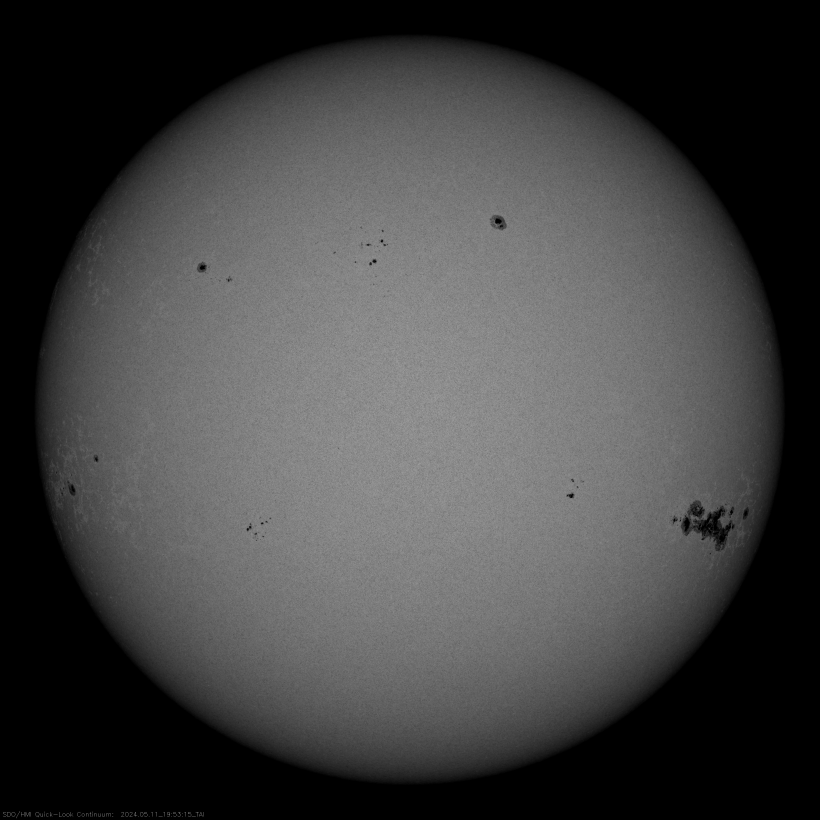
#> input picture HW4/latest_4096_HMII.jpg, 4096 x 4096 px, found by its file name (shown at 1/5 size)
$ python hw4.py
#> lines starting #> are read from the running program, lines starting #| are printed output that depends on the picture
import numpy as np
from PIL import Image
import matplotlib.pyplot as plt
import requests


#question 1
Sun_link = "https://raw.githubusercontent.com/cchan011/Astro/main/HW4/latest_4096_HMII.jpg"
Sun = Image.open(requests.get(Sun_link, stream=True).raw) #grayscale mode
#> Sun is the input picture: PIL image 4096x4096 L; min 0, max 255, mean 65.7
SunData = np.array(Sun, dtype=int)
ExtratedLine = 2048

#print(Sun.mode)

#intensity
IntensityData = SunData[ExtratedLine,:] #doesnt have RGB values anymore, only 1 for grayscale
#> IntensityData = 4096 values, max 170 at index 1943, min 0 at index 0, mean 105.3
DataXAxis = np.linspace(start=0, stop=Sun.size[0], num=Sun.size[0])
#> DataXAxis = 4096 values from 0 to 4096

fig = plt.figure(0)
ax = plt.subplot()
ax.plot(DataXAxis, IntensityData, color = 'black', label = 'data')
ax.set_xlim([0,4095]) #0 to 4095
ax.set_ylim([0,255])
ax.set_xlabel('Pixels')
ax.set_ylabel('Intensity')
ax.set_title('Intensity graphed, based on the image')

#for the function, I will add the two opposite pixels together, get an average, then get distance
#from the JPL database, Photosphere radius of the Sun = 696500 km
a = 2047
b = 2048
Avg = []
while a >= 0 and b <=4095:
    AvgNumber = (IntensityData[a] + IntensityData[b])/2
    Avg.append(AvgNumber)
    a -= 1
    b += 1
#> this loop made 2048 passes
#> AvgNumber on passes 1 to 3: 135.5, 138, 140
#> after the loop, Avg = 2048 values, max 160.5 at index 104, min 0 at index 1879, mean 105.3; a = -1; b = 4096

#in order to find the edges of the Sun in pixel numbers, use the following two lines of code:
#Zeros = [i for i, x in enumerate(IntensityData) if x == 0]
#print(Zeros)
#using the zero array above, it shows that pixels 170 and 3927 are the edges.
#so the photosphere radius takes up 2047-170 = 1877 pixels.
scale = 696500 / 1877
DataXAxis2 = np.linspace(start=0, stop=len(Avg), num=len(Avg))
#> DataXAxis2 = 2048 values from 0 to 2048
Distance = DataXAxis2 * scale
#> Distance = 2048 values from 0 to 759953.1

fig1 = plt.figure(1)
ax1 = plt.subplot()
ax1.plot(Distance, Avg, color = 'black', label = 'distance')
ax1.ticklabel_format(style='sci', axis='x', scilimits=(0,0))
ax1.set_xlim([0,7.5e5])
ax1.set_ylim([0,255])
ax1.set_xlabel('Distance from center (km)')
ax1.set_ylabel('Intensity')
ax1.set_title('Observed intensity graphed, based on distance from center')

#since the HMI observes the Sun at 6173 angstrom, we can't use Bohm-Vitense a_lambda or b_lambda constants, and thus can't solve exactly
#the Eddington approximation is as follows:
#I(\theta)/I(0) = (2/5) + (3/5)cos(\theta)

angle = np.linspace(start=0, stop=np.pi/2, num=900)
IntensityTheoretical = (2/5) + (3/5)*np.cos(angle)
AngleAxis = angle*90/(np.pi/2)
#converting angles back to plane geometry distance
DistanceAxis = AngleAxis*696500/90

fig2 = plt.figure(2)
ax2 = plt.subplot()
ax2.plot(DistanceAxis, IntensityTheoretical, color = 'black', label = 'angle')
ax2.ticklabel_format(style='sci', axis='x', scilimits=(0,0))
ax2.set_xlim([0,7.5e5])
ax2.set_ylim([0,1])
ax2.set_xlabel('Distance from center (km)')
ax2.set_ylabel('Intensity function over intensity at zero angle')
ax2.set_title('Eddington approximation, based on distance from center')

#combined graph
#I(0) = 140, to match closer to observed intensity
fig3 = plt.figure(3)
ax3 = plt.subplot()
ax3.plot(Distance, Avg, color = 'red', label = 'Observed')
ax3.plot(DistanceAxis, IntensityTheoretical*140, color = 'green', label = 'Theoretical')
ax3.ticklabel_format(style='sci', axis='x', scilimits=(0,0))
ax3.set_xlim([0,7.5e5])
ax3.set_ylim([0,255])
ax3.set_xlabel('Distance from center (km)')
ax3.set_ylabel('Intensity')
ax3.set_title('Combined graph, with zero angle intensity = 140')
fig3.legend(loc = 2)


plt.show()
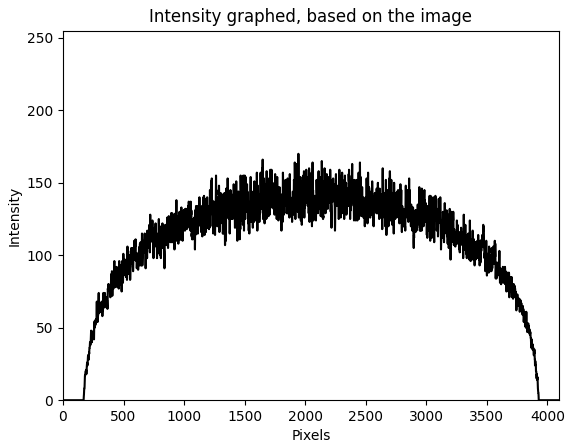
#> figure drawn by matplotlib, 1 panel; curve peaks at x = 1943.5, y = 170
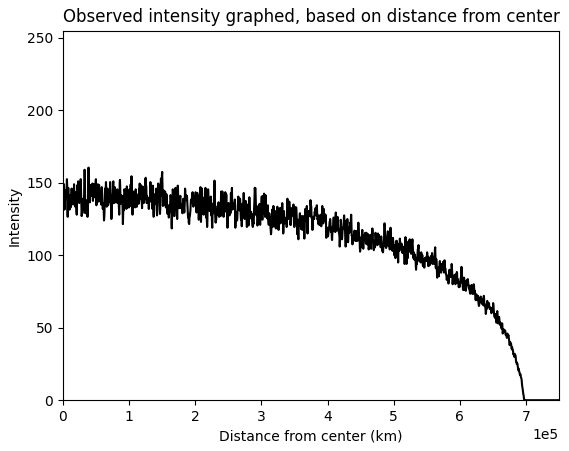
#> figure drawn by matplotlib, 1 panel; curve peaks at x = 38610.2, y = 160.5
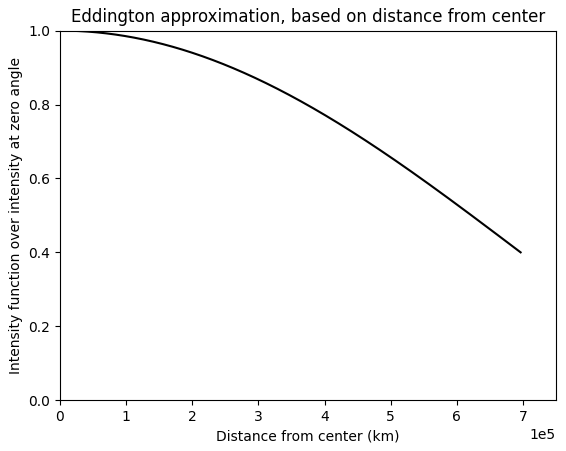
#> figure drawn by matplotlib, 1 panel; curve peaks at x = 0, y = 1
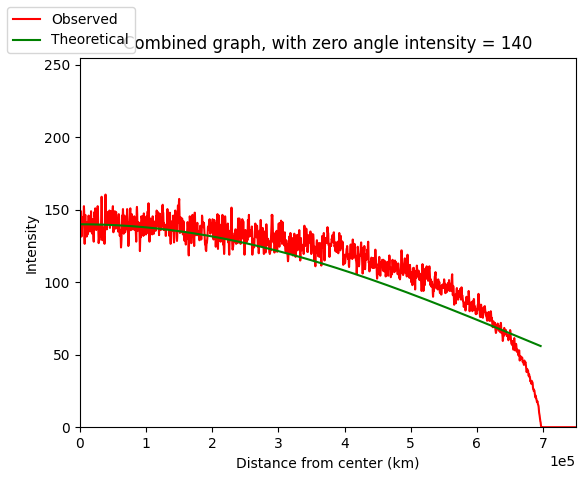
#> figure drawn by matplotlib, 1 panel; curve peaks at x = 38610.2, y = 160.5; curve peaks at x = 0, y = 140
